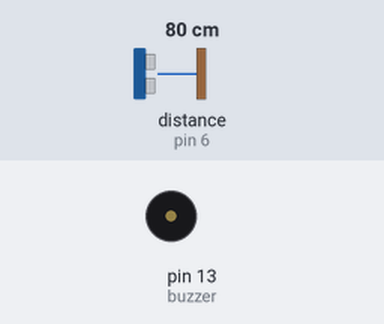
This sketch was run on a simulated Arduino Uno, built with avr-gcc and run on an emulated ATmega328P. Shown: buzzer (waves = sounding, pin HIGH). The inputs (shaded band) are chosen by the test bench; at power-on: distance to the obstacle (sensor on pin 6) 80 cm. The echo pulse lasts 58.3 µs per cm.

Above: at 3.3 s.
3.4 s: distance to the obstacle (sensor on pin 6) set to 2 cm
6.9 s: distance to the obstacle (sensor on pin 6) set to 9 cm
Timing chart, 0 to 16.4 s (numbered marks = the images above; inputs shaded):
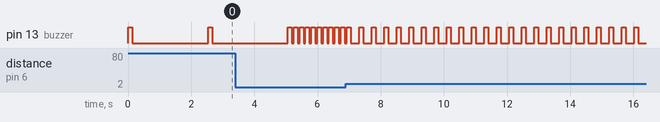

Measured:
- after the input at 6.9 s, pin 13 (buzzer): alternates HIGH for 0.13 s and LOW for 0.27 s, starting after 0.42 s
- by itself, pin 13 (buzzer): alternates HIGH for 0.13 s and LOW for 0.06 s

The sketch:

code.ino
```cpp
#include <HCSR04.h>     //Library HCSR-04
HCSR04 hc(5,6);         //initialisation class HCSR04 (trig pin , echo pin)

#define buzzer 13

void setup() {
  pinMode(buzzer, OUTPUT);
}

void loop() {
  int jarak = hc.dist();      //Baca jarak
  if(jarak > 100){            //Jika jarak > 100 cm
    jarak = 100;
  }
  else if(jarak < 0){         //Antisipasi error pembacaan jika < 0 cm
    jarak = 100;
  }

  jarak = jarak * 30;         //Pengaturan delay off

  digitalWrite(buzzer, HIGH);
  delay(125);
  digitalWrite(buzzer, LOW);
  delay(jarak);
}
```
